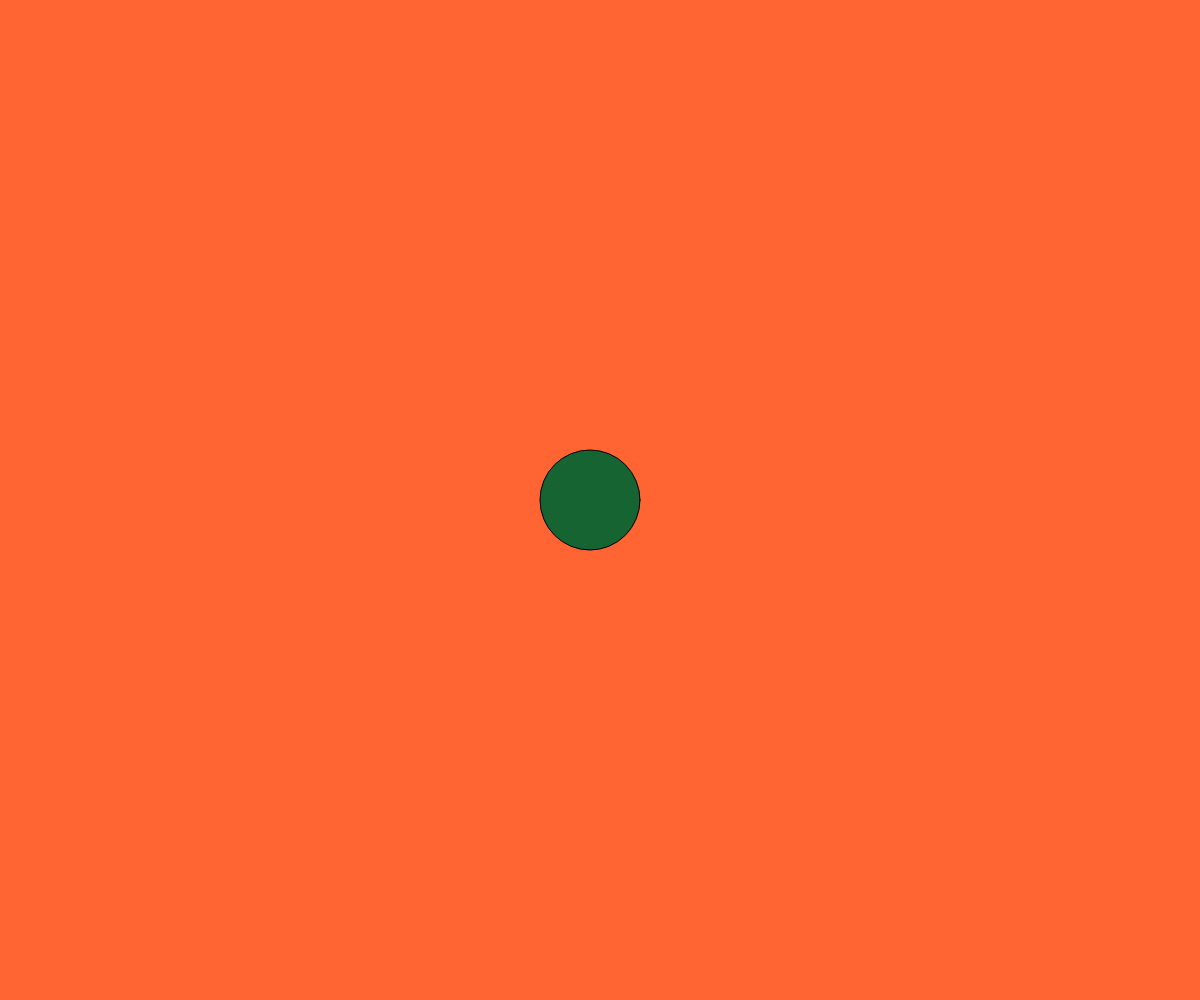
Frame 1 (no input)
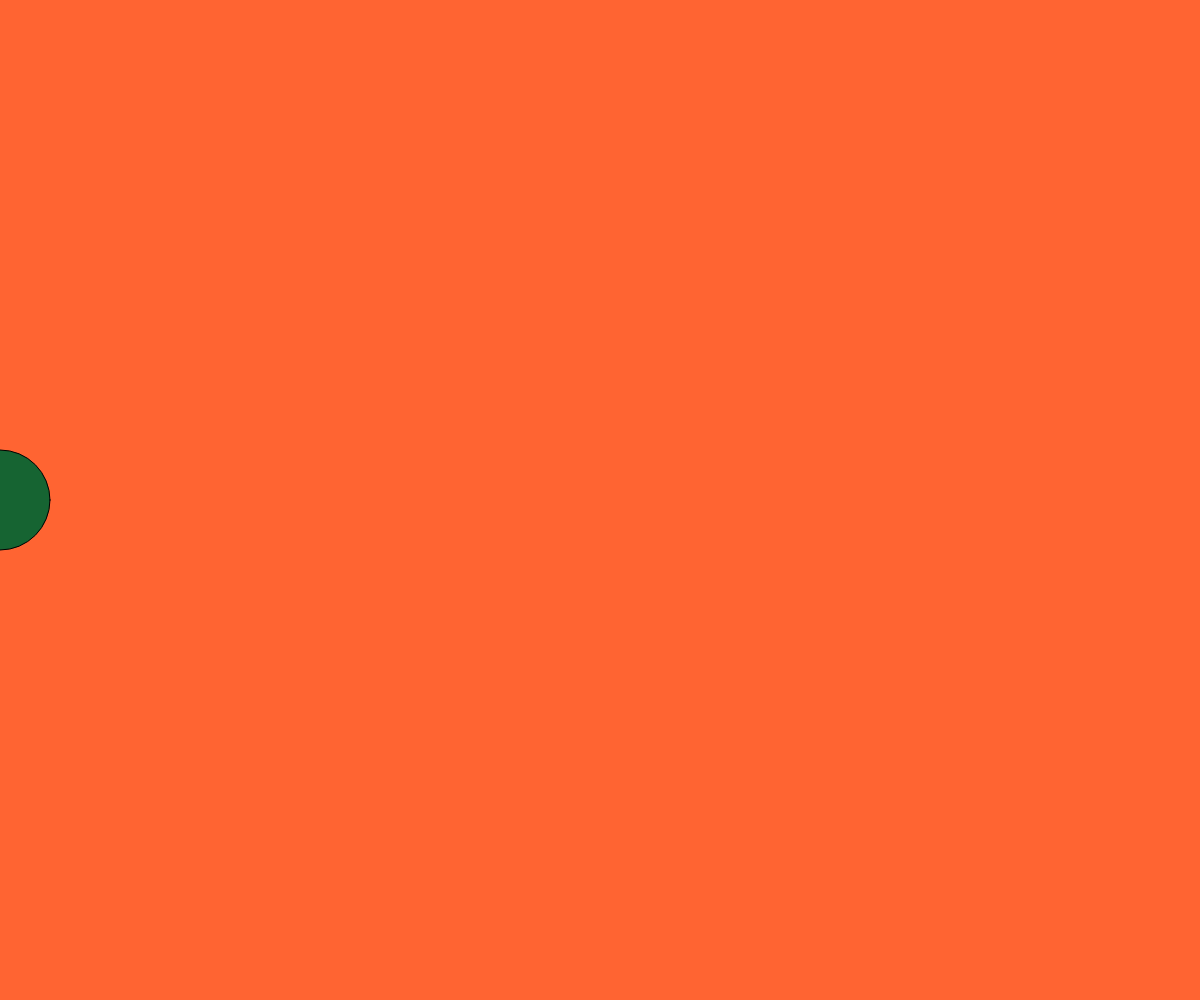
Frame 60 (no input)
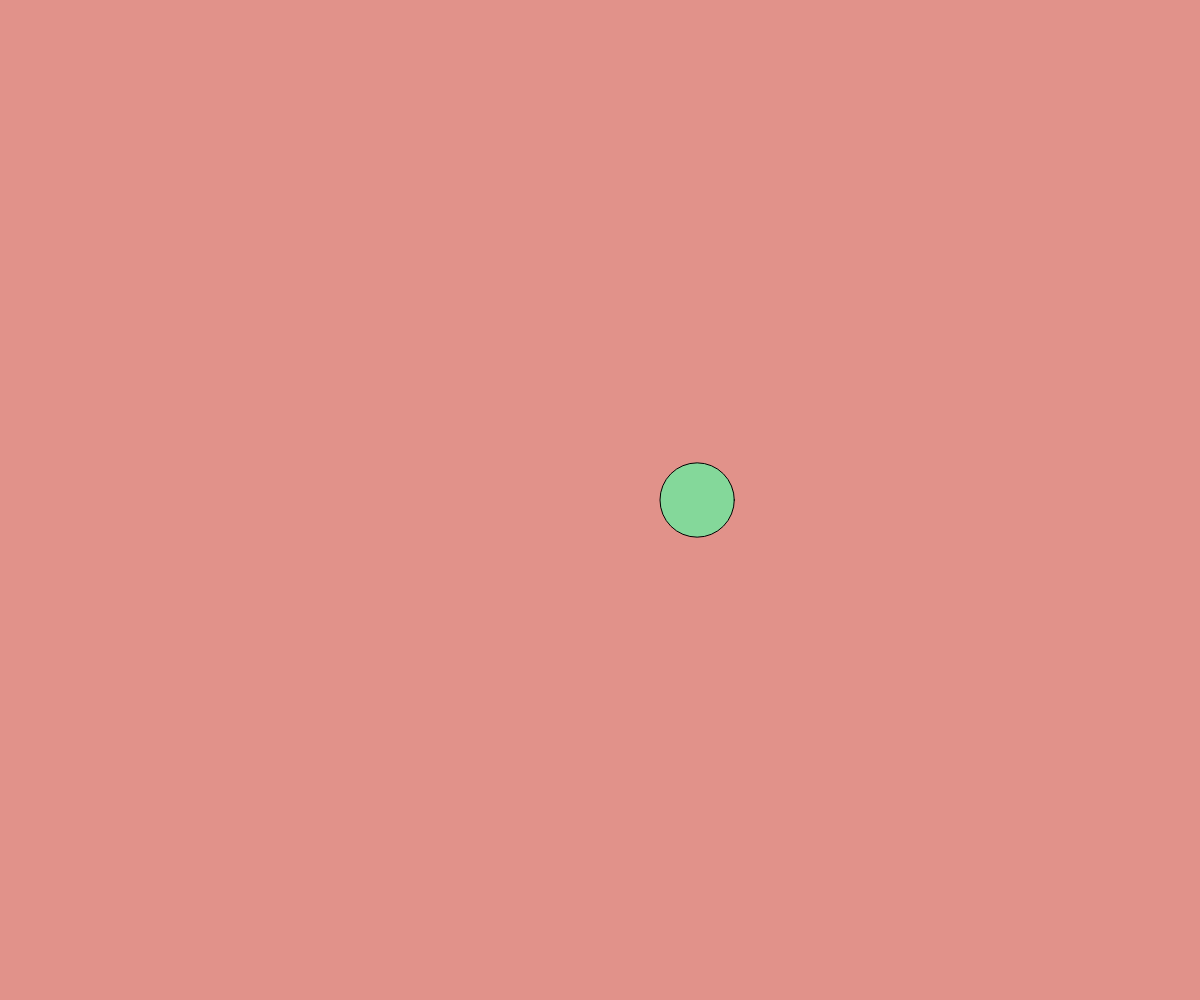
Frame 120 (the mouse pressed at the canvas centre since frame 60)

The p5.js sketch that drew these frames (run headless with seeded random() and noise() and a simulated clock; from frame 60 on, the mouse is pressed at the canvas centre):

// p5.js sketch
// ── sketch.js
// variables
let posX;
let posY;
let diametro;
let radio;
let colorCirculo;
let fondo;

//EJECUCION DE LA FUNCION
function setup() {
  createCanvas(windowWidth, windowHeight);
  // IMPRESION DE VARIABLES
  // print(posX);c

  // posicion de la bolita
  // = asigna el numero al lado debecho
  posX = windowWidth / 2;
  posY = windowHeight / 2;
  diametro = 100;
  // se automatiza el tamaño
  radio = diametro / 2;
  fondo = color(255, 100, 50);
  colorCirculo = color(22, 100, 50);
  // frameRate(2); fotogramas de movimiento
}

// funcion de dibujado automatico
// la pelota se mueve restando o sumando posiciones
function draw() {
  background(fondo);

  // velocidad deternimada por el calculo de la varible
  posX -= 10;
  // la posicion en x del ciculo (centro) + mas 25 del tamaño general del ciculo
  if (posX < -radio) {
    diametro = random(10, 100);
    colorCirculo = color(random(100, 255), random(100, 255), random(100, 255));
    fondo = color(random(100, 255), random(100, 255), random(100, 255));
    radio = diametro / 2;

    posX = windowWidth + radio;
  }
  fill(colorCirculo);
  ellipse(posX, posY, diametro, diametro);
  print(posX);
}
